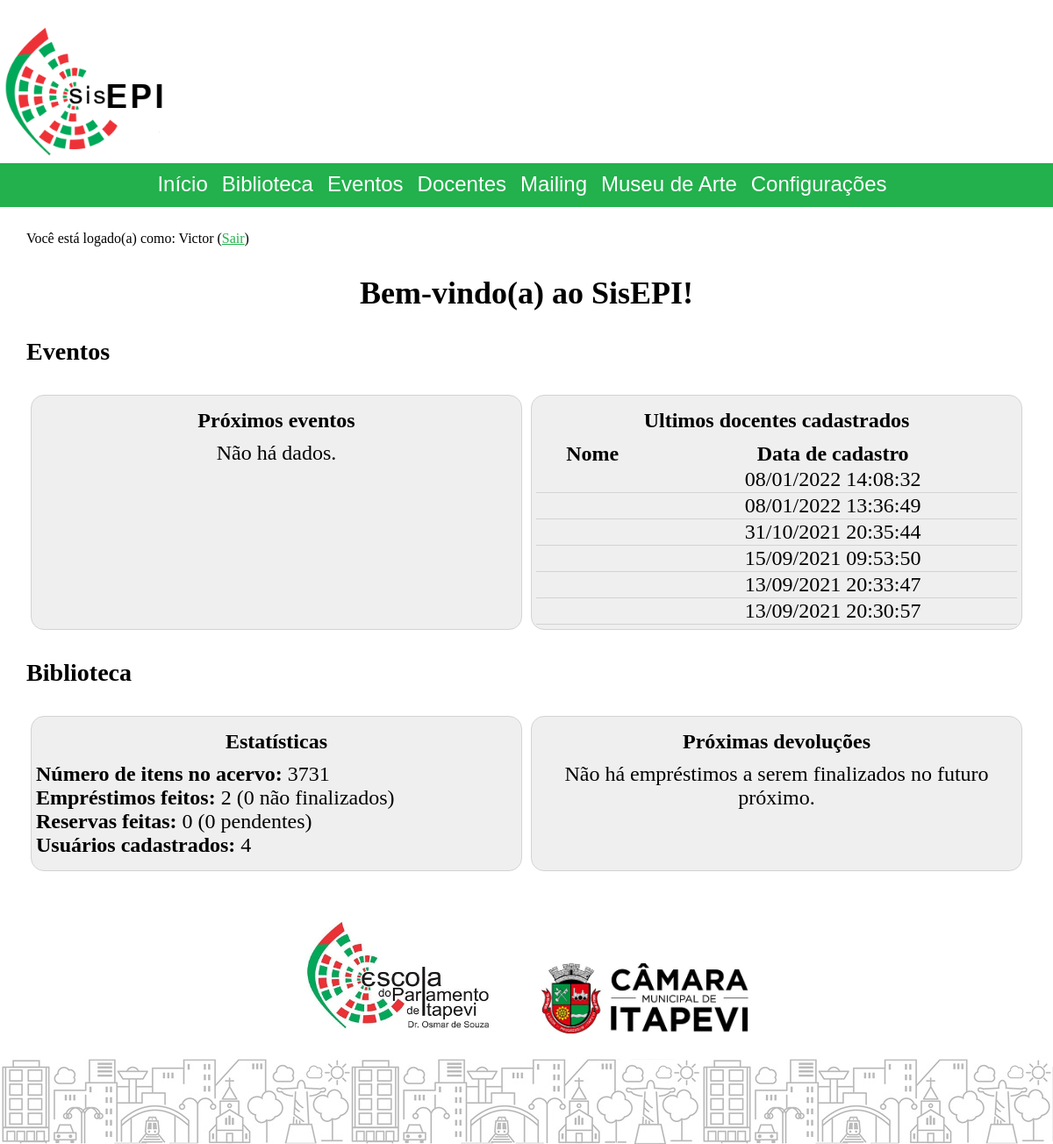
/index.php?cont=homepage&action=home (signed in), run on an earlier commit of the app's database.
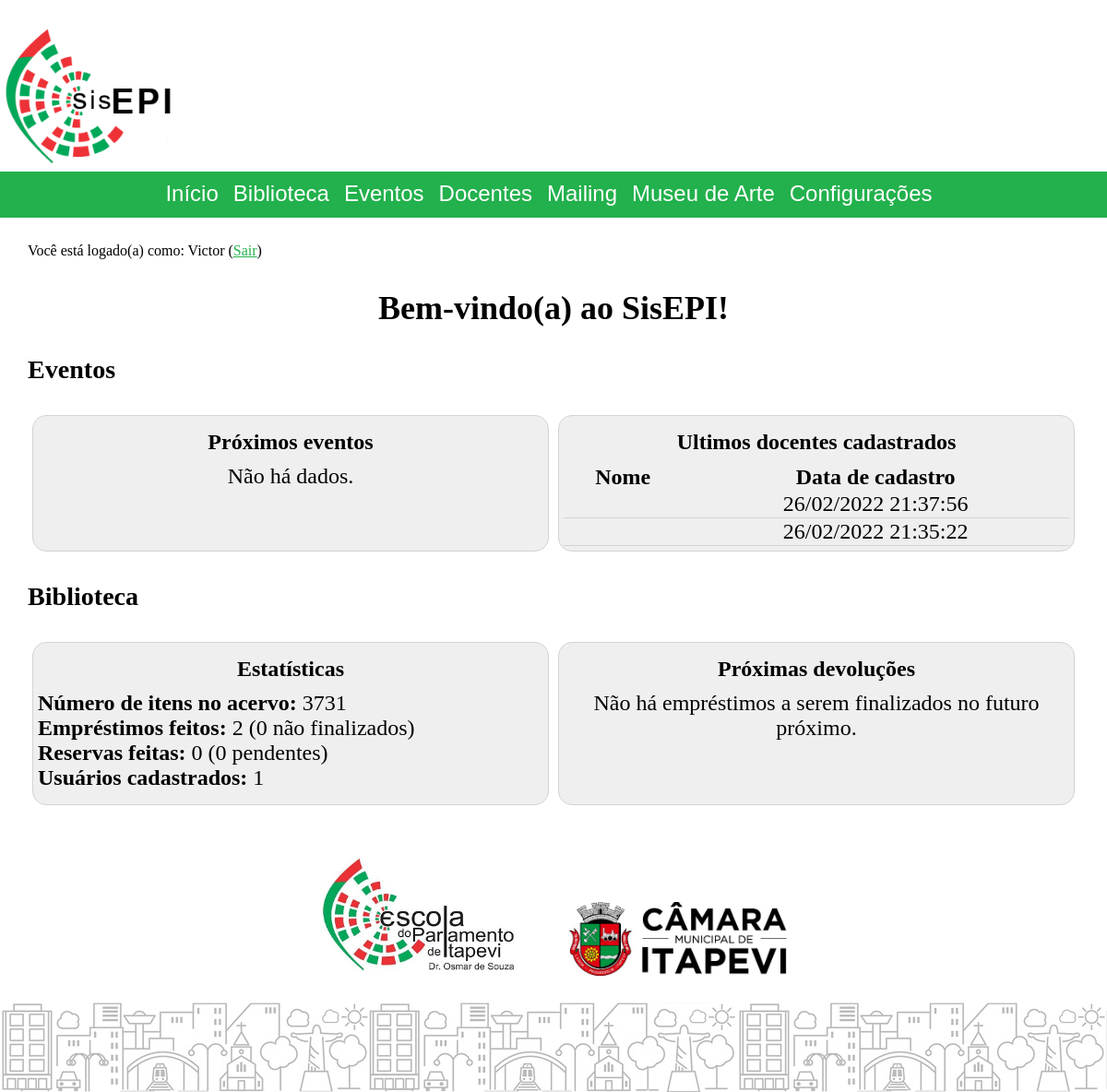
And on a later commit of the database.
### tables this page shows
CREATE TABLE `professors` (
  `id` int UNSIGNED NOT NULL,
  `name` varbinary(140) NOT NULL,
  `email` varbinary(140) NOT NULL,
  `telephone` varbinary(140) NOT NULL,
  `schoolingLevel` varbinary(140) NOT NULL,
  `topicsOfInterest` varbinary(320) DEFAULT NULL,
  `lattesLink` varbinary(140) DEFAULT NULL,
  `agreesWithConsentForm` tinyint(1) NOT NULL COMMENT 'Concordância com o termo de consentimento para tratamento de dados pessoais.',
  `consentForm` varchar(120) NOT NULL COMMENT 'Link para o termo de consentimento com o qual concordou.',
  `registrationDate` datetime DEFAULT NULL
);

### controller/component/LatestProfessorsWidget.class.php (called while the page is built, shortened)
<?php
require_once("model/database/widgets.database.php");
class LatestProfessorsWidget extends ComponentBase
{
	public function __construct($optDBConnection = null)
	{
		if ($this->hasUserPermission)
			$this->dataRows = getLatestProfessors($optDBConnection);
	}
	protected $dataRows;
	public function render()
	{
		$dataRows = $this->dataRows;
		$view = $this->get_view();
		require($view);
	}
}

### model/database/database.php (called while the page is built, shortened)
<?php
function getDatabaseConfig()
{
	$configs = parse_ini_file($_SERVER['DOCUMENT_ROOT'] . "/sisepi_config.ini");
	return $configs;
}
function getCryptoKey()
{
	return !empty(getenv("CRYPTO_KEY")) ? getenv("CRYPTO_KEY") : getDatabaseConfig()['crypto'];
}

### model/database/widgets.database.php (called while the page is built, shortened)
<?php
require_once("database.php");
function getLatestProfessors($optConnection = null)
{
	$__cryptoKey = getCryptoKey();
	$conn = $optConnection ? $optConnection : createConnectionAsEditor();
	$query = "select id, aes_decrypt(name, '$__cryptoKey') as name, registrationDate
from professors
order by registrationDate desc
limit 8";
	$dataRows = null;
	if($stmt = $conn->prepare($query))
	{
		$stmt->execute();
		$result = $stmt->get_result();
		if ($result->num_rows > 0)
		{
			$dataRows = [];
			while ($row = $result->fetch_assoc())
				array_push($dataRows, $row);
		}
	}
	return $dataRows;
}

### controller/homepage.controller.php (called while the page is built, shortened)
<?php
require_once("controller/component/LatestProfessorsWidget.class.php");
final class homepage extends BaseController
{
	public function home()
	{
		$conn = createConnectionAsEditor();
		$this->view_PageData['latestProfessorsWidget'] = new LatestProfessorsWidget($conn);
	}
}

### view/component/LatestProfessorsWidget.view.php (the view)
<?php if ($dataRows && count($dataRows) > 0) { ?>
<table>
	<thead>
		<tr>
			<th>Nome</th>
			<th>Data de cadastro</th>
		</tr>
	</thead>
	<tbody>
		<?php foreach ($dataRows as $r) { ?>
		<tr>
			<td><a href="<?php echo URL\URLGenerator::generateSystemURL("professors", "view", $r["id"]); ?>"><?php echo hsc($r["name"]); ?></a></td>
			<td style="text-align: center;"><?php echo date_format(date_create($r["registrationDate"]), "d/m/Y H:i:s"); ?></td>
		</tr>
		<?php } ?>
	</tbody>
</table>
<?php } else { ?>
<div class="centControl">
	Não há dados.
</div>
<?php } ?>

What changed in the data, as far as the page shows it:
removed professors: registrationDate "08/01/2022 14:08:32"
removed professors: registrationDate "08/01/2022 13:36:49"
removed professors: registrationDate "31/10/2021 20:35:44"
removed professors: registrationDate "15/09/2021 09:53:50"
removed professors: registrationDate "13/09/2021 20:33:47"
removed professors: registrationDate "13/09/2021 20:30:57"
added professors: registrationDate "26/02/2022 21:37:56"
added professors: registrationDate "26/02/2022 21:35:22"
Also different on the page:
$widgetObj->totalUsersCount: "4" → "1"
